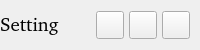
           <widget class="QFrame" name="contentTopBg">
            <property name="minimumSize">
             <size>
              <width>0</width>
              <height>50</height>
             </size>
            </property>
            <property name="maximumSize">
             <size>
              <width>16777215</width>
              <height>50</height>
             </size>
            </property>
            <property name="frameShape">
             <enum>QFrame::NoFrame</enum>
            </property>
            <property name="frameShadow">
             <enum>QFrame::Raised</enum>
            </property>
            <layout class="QHBoxLayout" name="horizontalLayout">
             <property name="spacing">
              <number>0</number>
             </property>
             <property name="leftMargin">
              <number>0</number>
             </property>
             <property name="topMargin">
              <number>0</number>
             </property>
             <property name="rightMargin">
              <number>10</number>
             </property>
             <property name="bottomMargin">
              <number>0</number>
             </property>
             <item>
              <widget class="QFrame" name="leftBox">
               <property name="sizePolicy">
                <sizepolicy hsizetype="Expanding" vsizetype="Preferred">
                 <horstretch>0</horstretch>
                 <verstretch>0</verstretch>
                </sizepolicy>
               </property>
               <property name="frameShape">
                <enum>QFrame::NoFrame</enum>
               </property>
               <property name="frameShadow">
                <enum>QFrame::Raised</enum>
               </property>
               <layout class="QHBoxLayout" name="horizontalLayout_3">
                <property name="spacing">
                 <number>0</number>
                </property>
                <property name="leftMargin">
                 <number>0</number>
                </property>
                <property name="topMargin">
                 <number>0</number>
                </property>
                <property name="rightMargin">
                 <number>0</number>
                </property>
                <property name="bottomMargin">
                 <number>0</number>
                </property>
                <item>
                 <widget class="QLabel" name="titleRightInfo">
                  <property name="enabled">
                   <bool>true</bool>
                  </property>
                  <property name="sizePolicy">
                   <sizepolicy hsizetype="Preferred" vsizetype="Expanding">
                    <horstretch>0</horstretch>
                    <verstretch>0</verstretch>
                   </sizepolicy>
                  </property>
                  <property name="maximumSize">
                   <size>
                    <width>16777215</width>
                    <height>45</height>
                   </size>
                  </property>
                  <property name="font">
                   <font>
                    <family>クレPro by 宁静之雨，微信公众号njzyshare</family>
                    <pointsize>14</pointsize>
                    <italic>false</italic>
                    <bold>false</bold>
                   </font>
                  </property>
                  <property name="styleSheet">
                   <string notr="true">font: 14pt &quot;クレPro by 宁静之雨，微信公众号njzyshare&quot;;</string>
                  </property>
                  <property name="text">
                   <string>&lt;html&gt;&lt;head/&gt;&lt;body&gt;&lt;p&gt;Setting&lt;/p&gt;&lt;/body&gt;&lt;/html&gt;</string>
                  </property>
                  <property name="alignment">
                   <set>Qt::AlignLeading|Qt::AlignLeft|Qt::AlignVCenter</set>
                  </property>
                 </widget>
                </item>
               </layout>
              </widget>
             </item>
             <item alignment="Qt::AlignRight">
              <widget class="QFrame" name="rightButtons">
               <property name="minimumSize">
                <size>
                 <width>0</width>
                 <height>28</height>
                </size>
               </property>
               <property name="frameShape">
                <enum>QFrame::NoFrame</enum>
               </property>
               <property name="frameShadow">
                <enum>QFrame::Raised</enum>
               </property>
               <layout class="QHBoxLayout" name="horizontalLayout_2">
                <property name="spacing">
                 <number>5</number>
                </property>
                <property name="leftMargin">
                 <number>0</number>
                </property>
                <property name="topMargin">
                 <number>0</number>
                </property>
                <property name="rightMargin">
                 <number>0</number>
                </property>
                <property name="bottomMargin">
                 <number>0</number>
                </property>
                <item>
                 <widget class="QPushButton" name="minimizeAppBtn">
                  <property name="minimumSize">
                   <size>
                    <width>28</width>
                    <height>28</height>
                   </size>
                  </property>
                  <property name="maximumSize">
                   <size>
                    <width>28</width>
                    <height>28</height>
                   </size>
                  </property>
                  <property name="cursor">
                   <cursorShape>PointingHandCursor</cursorShape>
                  </property>
                  <property name="toolTip">
                   <string>Minimize</string>
                  </property>
                  <property name="text">
                   <string/>
                  </property>
                  <property name="icon">
                   <iconset resource="resources.qrc">
                    <normaloff>:/icons/images/icons/icon_minimize.png</normaloff>:/icons/images/icons/icon_minimize.png</iconset>
                  </property>
                  <property name="iconSize">
                   <size>
                    <width>20</width>
                    <height>20</height>
                   </size>
                  </property>
                 </widget>
                </item>
                <item>
                 <widget class="QPushButton" name="maximizeRestoreAppBtn">
                  <property name="minimumSize">
                   <size>
                    <width>28</width>
                    <height>28</height>
                   </size>
                  </property>
                  <property name="maximumSize">
                   <size>
                    <width>28</width>
                    <height>28</height>
                   </size>
                  </property>
                  <property name="font">
                   <font>
                    <family>微软雅黑</family>
                    <pointsize>11</pointsize>
                    <italic>false</italic>
                    <bold>false</bold>
                    <stylestrategy>PreferDefault</stylestrategy>
                   </font>
                  </property>
                  <property name="cursor">
                   <cursorShape>PointingHandCursor</cursorShape>
                  </property>
                  <property name="toolTip">
                   <string>Maximize</string>
                  </property>
                  <property name="text">
                   <string/>
                  </property>
                  <property name="icon">
                   <iconset resource="resources.qrc">
                    <normaloff>:/icons/images/icons/icon_maximize.png</normaloff>:/icons/images/icons/icon_maximize.png</iconset>
                  </property>
                  <property name="iconSize">
                   <size>
                    <width>20</width>
                    <height>20</height>
                   </size>
                  </property>
                 </widget>
                </item>
                <item>
                 <widget class="QPushButton" name="closeAppBtn">
                  <property name="minimumSize">
                   <size>
                    <width>28</width>
                    <height>28</height>
                   </size>
                  </property>
                  <property name="maximumSize">
                   <size>
                    <width>28</width>
                    <height>28</height>
                   </size>
                  </property>
                  <property name="cursor">
                   <cursorShape>PointingHandCursor</cursorShape>
                  </property>
                  <property name="toolTip">
                   <string>Close</string>
                  </property>
                  <property name="text">
                   <string/>
                  </property>
                  <property name="icon">
                   <iconset resource="resources.qrc">
                    <normaloff>:/icons/images/icons/icon_close.png</normaloff>:/icons/images/icons/icon_close.png</iconset>
                  </property>
                  <property name="iconSize">
                   <size>
                    <width>20</width>
                    <height>20</height>
                   </size>
                  </property>
                 </widget>
                </item>
               </layout>
              </widget>
             </item>
            </layout>
           </widget>
